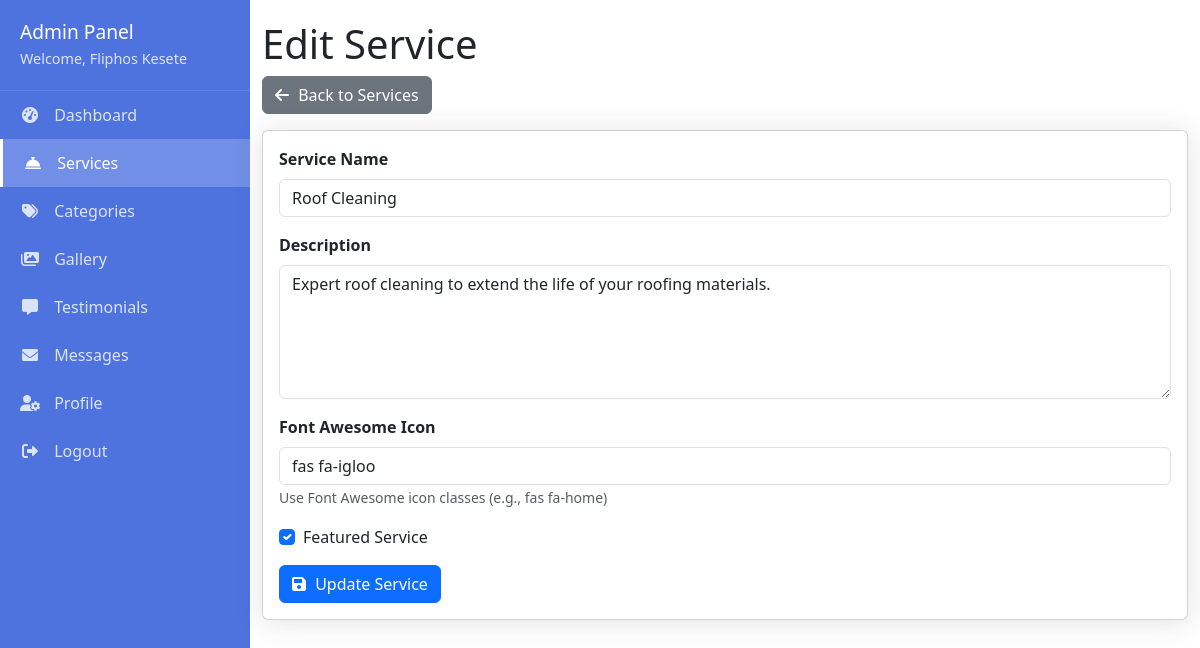
The page /admin/services/edit.php?id=2 (signed in) on the database its author committed.
### tables this page shows
CREATE TABLE services (
    id INT AUTO_INCREMENT PRIMARY KEY,
    name VARCHAR(100) NOT NULL,
    description TEXT,
    icon VARCHAR(50),
    featured BOOLEAN DEFAULT FALSE,
    created_at TIMESTAMP DEFAULT CURRENT_TIMESTAMP
);

### admin/services/edit.php (the view, shortened to what this page needs)
<?php
include '../includes/header.php';
include '../includes/navbar.php';
$id = $_GET['id'];
$stmt = $pdo->prepare("SELECT * FROM services WHERE id = ?");
$stmt->execute([$id]);
$service = $stmt->fetch();
?>
<div class="container">
    <h1>Edit Service</h1>
    <a href="index.php" class="btn btn-secondary mb-3"><i class="fas fa-arrow-left"></i> Back to Services</a>
    <div class="card">
        <div class="card-body">
            <form action="edit.php?id=<?php echo $id; ?>" method="post">
                <div class="mb-3">
                    <label for="name" class="form-label">Service Name</label>
                    <input type="text" class="form-control" id="name" name="name" value="<?php echo htmlspecialchars($service['name']); ?>" required>
                </div>
                <div class="mb-3">
                    <label for="description" class="form-label">Description</label>
                    <textarea class="form-control" id="description" name="description" rows="5" required><?php echo htmlspecialchars($service['description']); ?></textarea>
                </div>
                <div class="mb-3">
                    <label for="icon" class="form-label">Font Awesome Icon</label>
                    <input type="text" class="form-control" id="icon" name="icon" value="<?php echo htmlspecialchars($service['icon']); ?>" required>
                    <small class="text-muted">Use Font Awesome icon classes (e.g., fas fa-home)</small>
                </div>
                <div class="mb-3 form-check">
                    <input type="checkbox" class="form-check-input" id="featured" name="featured" <?php echo $service['featured'] ? 'checked' : ''; ?>>
                    <label class="form-check-label" for="featured">Featured Service</label>
                </div>
                <button type="submit" class="btn btn-primary"><i class="fas fa-save"></i> Update Service</button>
            </form>
        </div>
    </div>
</div>
<?php include '../includes/footer.php'; ?>

### admin/assets/CSS/admin.css (style rules this page uses)
:root { --primary: #4e73df; --secondary: #858796; --success: #1cc88a; --info: #36b9cc; --warning: #f6c23e; --danger: #e74a3b; --light: #f8f9fc; --dark: #5a5c69; }
body { font-family: 'Nunito', sans-serif; background-color: #f8f9fc; }
.container { flex: 1; padding: 20px; max-width: 1200px; margin: 0 auto; }
.card { border: none; border-radius: 5px; box-shadow: 0 0.15rem 1.75rem 0 rgba(58, 59, 69, 0.15); margin-bottom: 20px; }
.card-body { padding: 20px; }
.form-label { font-weight: 600; margin-bottom: 5px; }
.btn { display: inline-flex; align-items: center; justify-content: center; padding: 8px 16px; border-radius: 4px; font-weight: 600; cursor: pointer; transition: all 0.3s; border: none; }
.btn i { margin-right: 5px; }
.btn-primary { background: var(--primary); color: white; }
.btn-secondary { background: var(--secondary); color: white; }

### rows shown on the page
services: name "Roof Cleaning", description "Expert roof cleaning to extend the life of your roofing materials.", icon "fas fa-igloo", featured "☑"

### other values the page prints
$_SESSION['admin_name'] "Fliphos Kesete"
